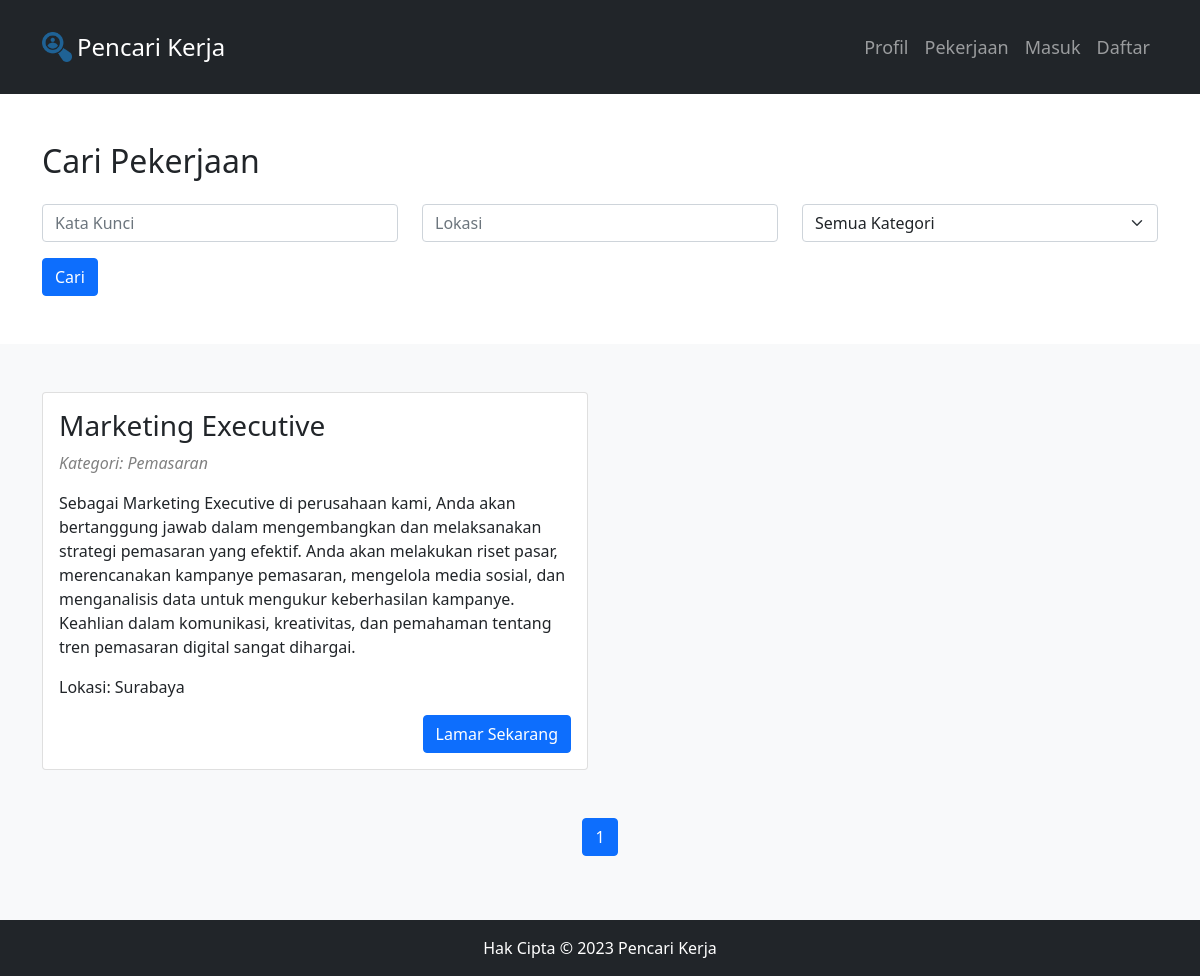
The page /index.php?location=Surabaya on the database its author committed.
### tables this page shows
CREATE TABLE `lowongan` (
  `lowongan_id` int(11) NOT NULL,
  `perusahaan_id` int(11) DEFAULT NULL,
  `kategori_id` varchar(11) NOT NULL,
  `judul` varchar(255) DEFAULT NULL,
  `deskripsi` text DEFAULT NULL,
  `persyaratan` text DEFAULT NULL,
  `lokasi` varchar(100) DEFAULT NULL,
  `jenis_pekerjaan` varchar(50) DEFAULT NULL,
  `tanggal_posting` date DEFAULT NULL
);

### index.php (the view, shortened to what this page needs)
<!DOCTYPE html>
<html>
<head>
    <link rel="stylesheet" href="https://cdn.jsdelivr.net/npm/bootstrap@5.0.1/dist/css/bootstrap.min.css">
</head>
<body class="fade-in">
<header class="bg-dark text-white py-3 ">
    <div class="container">
        <nav class="navbar navbar-expand-lg navbar-dark">
        <img src="icon/logo.png" alt="Icon" style="width: 30px; height: 30px; margin-right: 5px;">
        <a class="navbar-brand" href="#" style="font-size: 24px;">Pencari Kerja</a>
            <div class="collapse navbar-collapse" id="navbarNav">
                <ul class="navbar-nav ms-auto">
                <li class="nav-item">
                        <a class="nav-link" href="profil.php" style="font-size: 18px;">Profil</a>
                    </li>
                    <li class="nav-item">
                        <a class="nav-link" href="index.php" style="font-size: 18px;">Pekerjaan</a>
                    </li>
                    <li class="nav-item">
                        <a class="nav-link" href="login_utama.php" style="font-size: 18px;">Masuk</a>
                    </li>
                    <li class="nav-item">
                        <a class="nav-link" href="daftar.php" style="font-size: 18px;">Daftar</a>
                    </li>
                </ul>
            </div>
        </nav>
    </div>
</header>
    <section class="py-5">
        <div class="container">
            <h2 class="mb-4">Cari Pekerjaan</h2>
            <form class="row" method="GET" action="">
                <div class="col-md-4 mb-3">
                    <input type="text" class="form-control" placeholder="Kata Kunci" name="search">
                </div>
                <div class="col-md-4 mb-3">
                    <input type="text" class="form-control" placeholder="Lokasi" name="location">
                </div>
                <div class="col-md-4 mb-3">
<select class="form-select" name="category">
        <option value="">Semua Kategori</option>
</select>
                </div>
                <div class="col-12">
                    <button type="submit" class="btn btn-primary" name="submit"  value="Cari">Cari</button>
                </div>
            </form>
        </div>
    </section>
    <?php
    $host = "localhost";
    $username = "root";
    $password = "";
    $database = "loginadmin";
    $koneksi = new mysqli($host, $username, $password, $database);
    $pekerjaanPerHalaman = 4;
    $searchKeyword = isset($_GET['search']) ? $_GET['search'] : '';
    $searchLocation = isset($_GET['location']) ? $_GET['location'] : '';
    $searchCategory = isset($_GET['category']) ? $_GET['category'] : '';
$sql = "SELECT * FROM lowongan WHERE judul LIKE '%$searchKeyword%'";
if (!empty($searchLocation)) {
    $sql .= " AND lokasi LIKE '%$searchLocation%'";
}
    $result = $koneksi->query($sql);
    $totalPekerjaan = $result->num_rows;
    $totalHalaman = ceil($totalPekerjaan / $pekerjaanPerHalaman);
    $halamanAktif = (isset($_GET['page'])) ? $_GET['page'] : 1;
    $indeksAwal = ($halamanAktif - 1) * $pekerjaanPerHalaman;
    $sql .= " LIMIT $indeksAwal, $pekerjaanPerHalaman";
    $result = $koneksi->query($sql);
    ?>
    <section class="py-5 bg-light">
        <div class="container">
            <div class="row">
                <?php
                if ($result->num_rows > 0) {
                    while ($row = $result->fetch_assoc()) {
                        echo '<div class="col-md-6 mb-4">';
                        echo '<div class="card h-100">';
                        echo '<div class="card-body d-flex flex-column">';
                        echo '<h3 class="card-title">' . $row['judul'] . '</h3>';
                        echo '<p class="card-text" style="font-style: italic; font-size: medium; color: #808080;">Kategori: ' . $row['kategori_id'] . '</p>';
                        echo '<p class="text-justify">' . $row['deskripsi'] . '</p>';
                        echo '<p class="card-text">Lokasi: ' . $row['lokasi'] . '</p>';
                        echo '<div class="mt-auto text-end">';
                        if (isset($_SESSION['id']) && !empty($_SESSION['id'])) {
                            echo '<a href="lamaran.html" class="btn btn-primary">Lamar Sekarang</a>';
                        } else {
                            echo '<a href="login_utama.php" class="btn btn-primary">Lamar Sekarang</a>';
                        }
                        echo '</div>';
                        echo '</div>';
                        echo '</div>';
                        echo '</div>';
                    }
                } else {
                    echo '<p>Tidak ada pekerjaan yang ditemukan.</p>';
                }
                ?>
            </div>
            <div class="row mt-4">
                <div class="col">
                    <nav aria-label="Halaman Pekerjaan">
                        <ul class="pagination justify-content-center">
                            <?php
                            for ($i = 1; $i <= $totalHalaman; $i++) {
                                echo '<li class="page-item' . ($i == $halamanAktif ? ' active' : '') . '">';
                                echo '<a class="page-link" href="?page=' . $i . '&search=' . $searchKeyword . '&location=' . $searchLocation . '&category=' . $searchCategory . '">' . $i . '</a>';
                                echo '</li>';
                            }
                            ?>
                        </ul>
                    </nav>
                </div>
            </div>
        </div>
    </section>
    <footer class="bg-dark text-white py-3">
        <div class="container text-center">
            <p class="m-0">Hak Cipta &copy; 2023 Pencari Kerja</p>
        </div>
    </footer>
</body>
</html>

### index.php (style rules this page uses)
.fade-in { animation: fade-in 1s ease-in-out; }

### rows shown on the page
lowongan: judul "Marketing Executive", kategori "Pemasaran", deskripsi "Sebagai Marketing Executive di perusahaan kami, Anda akan bertanggung jawab dalam mengembangkan dan melaksanakan strategi pemasaran yang efektif. Anda akan melakukan riset pasar, merencanakan kampanye pemasaran, mengelola media sosial, dan menganalisis data untuk mengukur keberhasilan kampanye. Keahlian dalam komunikasi, kreativitas, dan pemahaman tentang tren pemasaran digital sangat dihargai.", lokasi "Surabaya"
